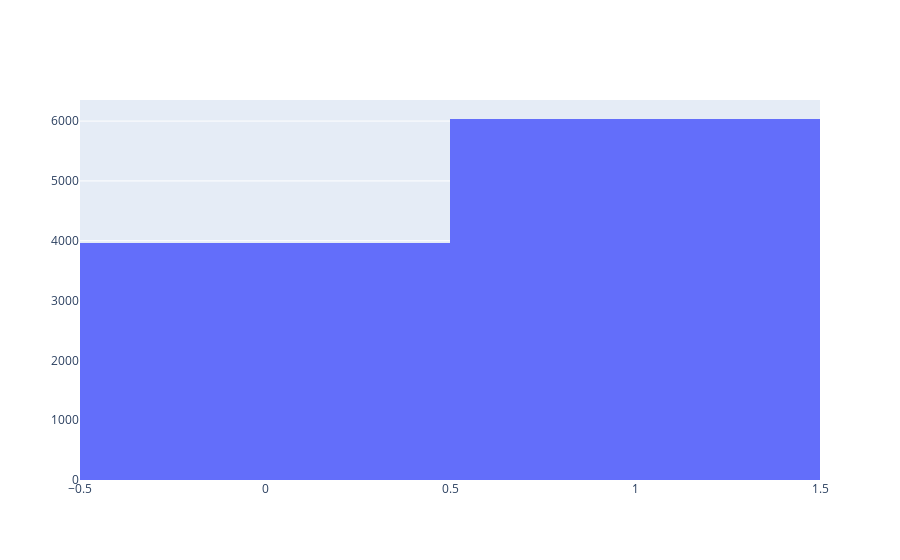

The code cell stored with this chart in its notebook:
### Code cell
from scipy.stats import bernoulli
data_bern = bernoulli.rvs(size=10000,p=0.6)
fig = go.Figure(data=[go.Histogram(x=data_bern)])
fig.show()

### Figure 1 — Plotly figure (JSON) as saved in the notebook; plotly's stock layout.template omitted (floating-point values rounded to 4 significant figures; data arrays with more than 128 entries replaced by an {"elided": "..."} marker saying what was removed)
{"data": [{"type": "histogram", "x": {"elided": "10000 int values"}}], "layout": {}}
